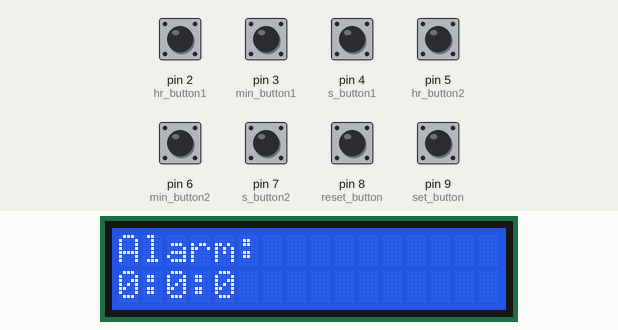
This sketch was run on a simulated Arduino Uno, built with avr-gcc and run on an emulated ATmega328P. Shown: 16×2 character LCD. Inputs (shaded band) come from the test bench; at power-on: pin 2 (hr_button1), pin 3 (min_button1), pin 4 (s_button1), pin 5 (hr_button2), pin 6 (min_button2), pin 7 (s_button2), pin 8 (reset_button), pin 9 (set_button) HIGH.

Above: at 1.2 s.
1.3 s: pin 8 (reset_button) pulled LOW for 0.2 s
At 1.49 s:
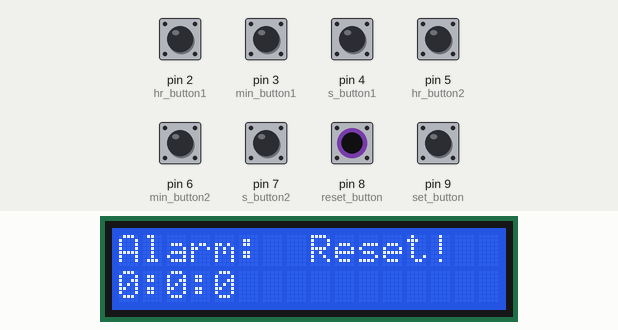
3.8 s: pin 9 (set_button) pulled LOW for 0.2 s
At 3.98 s:
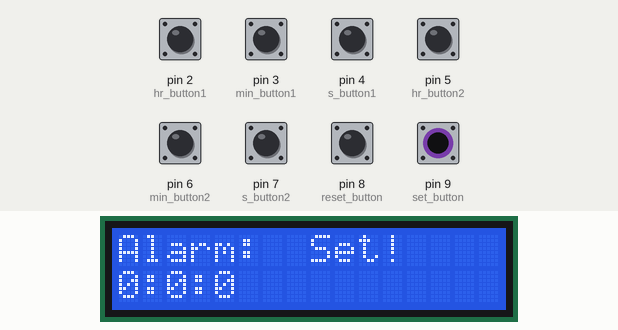
5.5 s: pin 2 (hr_button1) pulled LOW for 0.2 s
At 6.13 s:
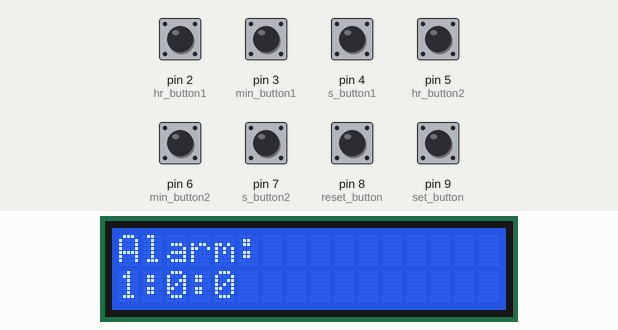
7.2 s: pin 3 (min_button1) pulled LOW for 0.2 s
At 7.96 s:
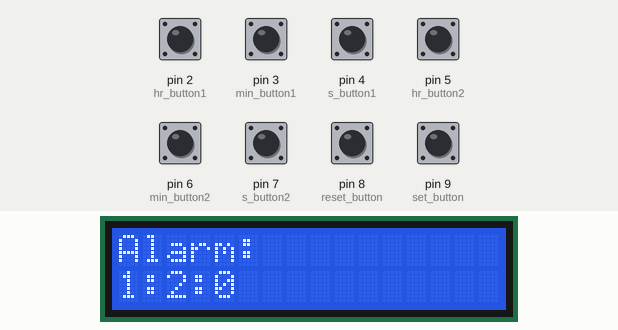
8.9 s: pin 4 (s_button1) pulled LOW for 0.2 s
At 9.62 s:
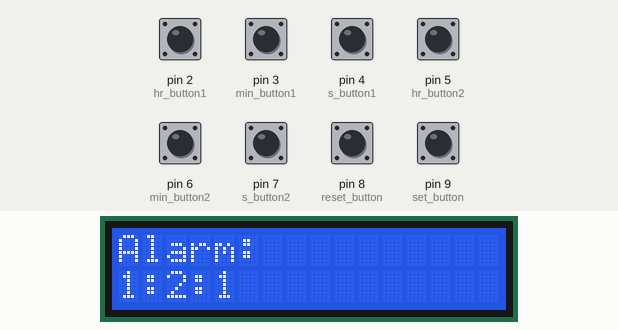
10.6 s: pin 5 (hr_button2) pulled LOW for 0.2 s
At 11.28 s:
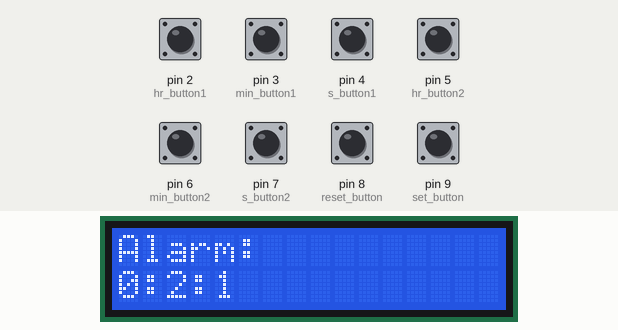
Timing chart, 0 to 13.3 s (numbered marks = the images above; inputs shaded):
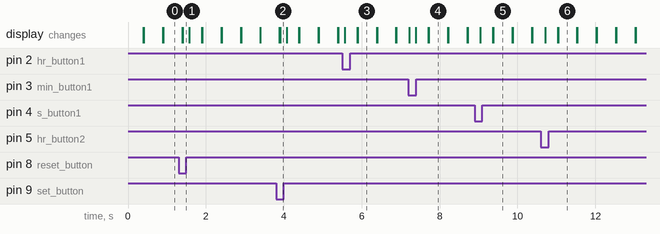

The sketch:

Buttons_LCD.ino
```cpp
#include <LCD_I2C.h>

LCD_I2C lcd(0x27, 16, 2); // Default address of most PCF8574 modules, change according

int hr_add = 0;
int hr_minus = 0;
int min_add = 0;
int min_minus = 0;
int s_add = 0;
int s_minus = 0;
int hr_button1 = 2;
int hr_button2 = 5;
int min_button1 = 3;
int min_button2 = 6;
int s_button1 = 4;
int s_button2 = 7;
int set_button = 9;
int reset_button = 8;
int hr = 0;
int minut = 0;
int s = 0;
int sett = 0;
int reset = 0;

void setup()
{
    lcd.begin();
    lcd.backlight();
    pinMode(hr_button1, INPUT);
    pinMode(hr_button2, INPUT);
    pinMode(min_button1, INPUT);
    pinMode(min_button2, INPUT);
    pinMode(s_button1, INPUT);
    pinMode(s_button2, INPUT);
    pinMode(set_button, INPUT);
    pinMode(reset_button, INPUT);
    //Serial.begin(9600);
}

void loop()
{
    hr_add = digitalRead(hr_button1);
    hr_minus = digitalRead(hr_button2);
    min_add = digitalRead(min_button1);
    min_minus = digitalRead(min_button2);
    s_add = digitalRead(s_button1);
    s_minus = digitalRead(s_button2);
    sett = digitalRead(set_button);
    reset = digitalRead(reset_button);
    if (hr_add == 0) {
      hr++;
    }
    if (hr_minus == 0) {
      hr--;
    }
    if (min_add == 0) {
      minut++;
    }
    if (min_minus == 0) {
      minut--;
    }
    if (s_add == 0) {
      s++;
    }
    if (s_minus == 0) {
      s--;
    }
    if (hr == 24) {
      hr = 0;
    } else if (hr < 0) {
      hr = 23;
    }
    if (minut == 60) {
      minut = 0;
    } else if (minut < 0) {
      minut = 59;
    }
    if (s == 60) {
      s = 0;
    } else if (s < 0) {
      s = 59;
    }
    if (sett == 0) {
      lcd.setCursor(8,0);
      lcd.print("Set!");
    }
    if (reset == 0) {
      lcd.setCursor(8,0);
      lcd.print("Reset!");
      hr = 0;
      minut = 0;
      s = 0;
    }
    lcd.setCursor(0,0);
    lcd.print("Alarm: ");
    lcd.setCursor(0,1);
    lcd.print(hr);
    lcd.print(":");
    lcd.print(minut);
    lcd.print(":");
    lcd.print(s);
    delay(150);
    lcd.clear();

}
```

Measured:
- after the input at 1.3 s, the display: first differs from a run without the input after 0.11 s (image 1)
- after the input at 3.8 s, the display: first differs from a run without the input after 0.10 s (image 2)
- after the input at 5.5 s, the display: changes after 0.06 s (image 3)
- after the input at 7.2 s, the display: first changes at once (image 4 shows a later state)
- after the input at 8.9 s, the display: changes after 0.15 s (image 5)
- after the input at 10.6 s, the display: changes after 0.11 s (image 6)
- what the display in image 3 shows lasts 0.5 s, from 5.9 s to 6.4 s
